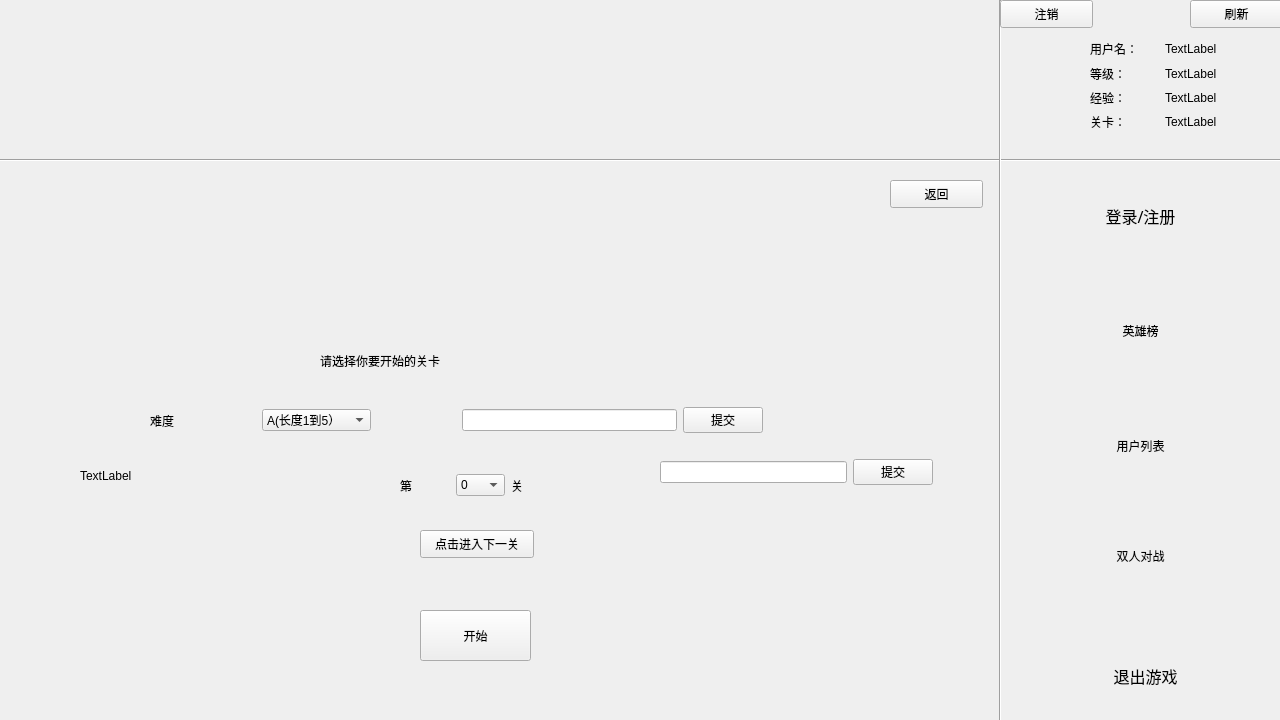
<?xml version="1.0" encoding="UTF-8"?>
<ui version="4.0">
 <class>Game</class>
 <widget class="QWidget" name="Game">
  <property name="geometry">
   <rect>
    <x>0</x>
    <y>0</y>
    <width>1280</width>
    <height>720</height>
   </rect>
  </property>
  <property name="windowTitle">
   <string>Form</string>
  </property>
  <widget class="Line" name="line">
   <property name="geometry">
    <rect>
     <x>0</x>
     <y>150</y>
     <width>1281</width>
     <height>20</height>
    </rect>
   </property>
   <property name="orientation">
    <enum>Qt::Horizontal</enum>
   </property>
  </widget>
  <widget class="Line" name="line_2">
   <property name="geometry">
    <rect>
     <x>990</x>
     <y>0</y>
     <width>20</width>
     <height>721</height>
    </rect>
   </property>
   <property name="orientation">
    <enum>Qt::Vertical</enum>
   </property>
  </widget>
  <widget class="QPushButton" name="update_pushButton">
   <property name="geometry">
    <rect>
     <x>1190</x>
     <y>0</y>
     <width>93</width>
     <height>28</height>
    </rect>
   </property>
   <property name="text">
    <string>刷新</string>
   </property>
  </widget>
  <widget class="QPushButton" name="re_pushButton">
   <property name="geometry">
    <rect>
     <x>890</x>
     <y>180</y>
     <width>93</width>
     <height>28</height>
    </rect>
   </property>
   <property name="text">
    <string>返回</string>
   </property>
  </widget>
  <widget class="QPushButton" name="start_pushButton">
   <property name="geometry">
    <rect>
     <x>420</x>
     <y>610</y>
     <width>111</width>
     <height>51</height>
    </rect>
   </property>
   <property name="text">
    <string>开始</string>
   </property>
  </widget>
  <widget class="QPushButton" name="unlogin_pushButton">
   <property name="geometry">
    <rect>
     <x>1000</x>
     <y>0</y>
     <width>93</width>
     <height>28</height>
    </rect>
   </property>
   <property name="text">
    <string>注销</string>
   </property>
  </widget>
  <widget class="QLabel" name="word_show_label">
   <property name="geometry">
    <rect>
     <x>80</x>
     <y>430</y>
     <width>241</width>
     <height>91</height>
    </rect>
   </property>
   <property name="styleSheet">
    <string notr="true">font: 75 20pt &quot;Times New Roman&quot;;</string>
   </property>
   <property name="text">
    <string>TextLabel</string>
   </property>
  </widget>
  <widget class="QPushButton" name="next_pushButton">
   <property name="geometry">
    <rect>
     <x>420</x>
     <y>530</y>
     <width>114</width>
     <height>28</height>
    </rect>
   </property>
   <property name="text">
    <string>点击进入下一关</string>
   </property>
  </widget>
  <widget class="QWidget" name="layoutWidget">
   <property name="geometry">
    <rect>
     <x>660</x>
     <y>450</y>
     <width>273</width>
     <height>45</height>
    </rect>
   </property>
   <layout class="QHBoxLayout" name="horizontalLayout_2">
    <item>
     <widget class="QLineEdit" name="word_input_line">
      <property name="styleSheet">
       <string notr="true">font: 75 20pt &quot;Times New Roman&quot;;</string>
      </property>
     </widget>
    </item>
    <item>
     <widget class="QPushButton" name="commit_pushButton">
      <property name="text">
       <string>提交</string>
      </property>
     </widget>
    </item>
   </layout>
  </widget>
  <widget class="QPushButton" name="pushButton_2">
   <property name="geometry">
    <rect>
     <x>1000</x>
     <y>500</y>
     <width>281</width>
     <height>111</height>
    </rect>
   </property>
   <property name="styleSheet">
    <string notr="true">font: 75 12pt &quot;微软雅黑&quot;;</string>
   </property>
   <property name="text">
    <string>双人对战</string>
   </property>
   <property name="flat">
    <bool>true</bool>
   </property>
  </widget>
  <widget class="QPushButton" name="login_PB">
   <property name="geometry">
    <rect>
     <x>1000</x>
     <y>160</y>
     <width>281</width>
     <height>111</height>
    </rect>
   </property>
   <property name="font">
    <font>
     <family>微软雅黑</family>
     <pointsize>12</pointsize>
     <weight>9</weight>
     <italic>false</italic>
     <bold>false</bold>
    </font>
   </property>
   <property name="styleSheet">
    <string notr="true">font: 75 12pt &quot;微软雅黑&quot;;</string>
   </property>
   <property name="text">
    <string>登录/注册</string>
   </property>
   <property name="flat">
    <bool>true</bool>
   </property>
  </widget>
  <widget class="QPushButton" name="list_PB">
   <property name="geometry">
    <rect>
     <x>1000</x>
     <y>390</y>
     <width>281</width>
     <height>111</height>
    </rect>
   </property>
   <property name="styleSheet">
    <string notr="true">font: 75 12pt &quot;微软雅黑&quot;;</string>
   </property>
   <property name="text">
    <string>用户列表</string>
   </property>
   <property name="flat">
    <bool>true</bool>
   </property>
  </widget>
  <widget class="QPushButton" name="rank_PB">
   <property name="geometry">
    <rect>
     <x>1000</x>
     <y>270</y>
     <width>281</width>
     <height>121</height>
    </rect>
   </property>
   <property name="styleSheet">
    <string notr="true">font: 75 12pt &quot;微软雅黑&quot;;</string>
   </property>
   <property name="text">
    <string>英雄榜</string>
   </property>
   <property name="flat">
    <bool>true</bool>
   </property>
  </widget>
  <widget class="QPushButton" name="pushButton">
   <property name="geometry">
    <rect>
     <x>1000</x>
     <y>610</y>
     <width>291</width>
     <height>131</height>
    </rect>
   </property>
   <property name="font">
    <font>
     <family>微软雅黑</family>
     <pointsize>12</pointsize>
     <weight>9</weight>
     <italic>false</italic>
     <bold>false</bold>
    </font>
   </property>
   <property name="styleSheet">
    <string notr="true">font: 75 12pt &quot;微软雅黑&quot;;</string>
   </property>
   <property name="text">
    <string>退出游戏</string>
   </property>
   <property name="flat">
    <bool>true</bool>
   </property>
  </widget>
  <widget class="QLabel" name="title_label">
   <property name="geometry">
    <rect>
     <x>320</x>
     <y>340</y>
     <width>381</width>
     <height>41</height>
    </rect>
   </property>
   <property name="styleSheet">
    <string notr="true">font: 20pt &quot;黑体&quot;;</string>
   </property>
   <property name="text">
    <string>请选择你要开始的关卡</string>
   </property>
   <property name="scaledContents">
    <bool>true</bool>
   </property>
  </widget>
  <widget class="QWidget" name="layoutWidget">
   <property name="geometry">
    <rect>
     <x>400</x>
     <y>450</y>
     <width>161</width>
     <height>71</height>
    </rect>
   </property>
   <layout class="QHBoxLayout" name="horizontalLayout">
    <item>
     <widget class="QLabel" name="stage_L_label">
      <property name="styleSheet">
       <string notr="true">font: 20pt &quot;楷体&quot;;</string>
      </property>
      <property name="text">
       <string>第</string>
      </property>
     </widget>
    </item>
    <item>
     <widget class="QComboBox" name="stage_comboBox">
      <property name="styleSheet">
       <string notr="true">font: 20pt &quot;新宋体&quot;;</string>
      </property>
      <item>
       <property name="text">
        <string>0</string>
       </property>
      </item>
      <item>
       <property name="text">
        <string>1</string>
       </property>
      </item>
      <item>
       <property name="text">
        <string>2</string>
       </property>
      </item>
      <item>
       <property name="text">
        <string>3</string>
       </property>
      </item>
      <item>
       <property name="text">
        <string>4</string>
       </property>
      </item>
      <item>
       <property name="text">
        <string>5</string>
       </property>
      </item>
      <item>
       <property name="text">
        <string>6</string>
       </property>
      </item>
      <item>
       <property name="text">
        <string>7</string>
       </property>
      </item>
      <item>
       <property name="text">
        <string>8</string>
       </property>
      </item>
     </widget>
    </item>
    <item>
     <widget class="QLabel" name="stage_r_label">
      <property name="styleSheet">
       <string notr="true">font: 20pt &quot;楷体&quot;;</string>
      </property>
      <property name="text">
       <string>关</string>
      </property>
      <property name="scaledContents">
       <bool>true</bool>
      </property>
     </widget>
    </item>
   </layout>
  </widget>
  <widget class="QWidget" name="layoutWidget">
   <property name="geometry">
    <rect>
     <x>1090</x>
     <y>40</y>
     <width>143</width>
     <height>91</height>
    </rect>
   </property>
   <layout class="QVBoxLayout" name="verticalLayout">
    <item>
     <layout class="QHBoxLayout" name="horizontalLayout_3">
      <item>
       <widget class="QLabel" name="label">
        <property name="text">
         <string>用户名：</string>
        </property>
       </widget>
      </item>
      <item>
       <widget class="QLabel" name="name_label">
        <property name="text">
         <string>TextLabel</string>
        </property>
       </widget>
      </item>
     </layout>
    </item>
    <item>
     <layout class="QHBoxLayout" name="horizontalLayout_4">
      <item>
       <widget class="QLabel" name="label_2">
        <property name="text">
         <string>等级：</string>
        </property>
       </widget>
      </item>
      <item>
       <widget class="QLabel" name="class_lebel">
        <property name="text">
         <string>TextLabel</string>
        </property>
       </widget>
      </item>
     </layout>
    </item>
    <item>
     <layout class="QHBoxLayout" name="horizontalLayout_5">
      <item>
       <widget class="QLabel" name="label_3">
        <property name="text">
         <string>经验：</string>
        </property>
       </widget>
      </item>
      <item>
       <widget class="QLabel" name="ex_label">
        <property name="text">
         <string>TextLabel</string>
        </property>
       </widget>
      </item>
     </layout>
    </item>
    <item>
     <layout class="QHBoxLayout" name="horizontalLayout_6">
      <item>
       <widget class="QLabel" name="label_5">
        <property name="text">
         <string>关卡：</string>
        </property>
       </widget>
      </item>
      <item>
       <widget class="QLabel" name="level_label">
        <property name="text">
         <string>TextLabel</string>
        </property>
       </widget>
      </item>
     </layout>
    </item>
   </layout>
  </widget>
  <widget class="QWidget" name="">
   <property name="geometry">
    <rect>
     <x>150</x>
     <y>390</y>
     <width>221</width>
     <height>61</height>
    </rect>
   </property>
   <layout class="QHBoxLayout" name="horizontalLayout_7">
    <item>
     <widget class="QLabel" name="hard_label">
      <property name="text">
       <string>难度</string>
      </property>
     </widget>
    </item>
    <item>
     <widget class="QComboBox" name="select_comboBox">
      <item>
       <property name="text">
        <string>A(长度1到5）</string>
       </property>
      </item>
      <item>
       <property name="text">
        <string>B(长度6到10）</string>
       </property>
      </item>
      <item>
       <property name="text">
        <string>C(长度大于10）</string>
       </property>
      </item>
     </widget>
    </item>
   </layout>
  </widget>
  <widget class="QWidget" name="">
   <property name="geometry">
    <rect>
     <x>462</x>
     <y>390</y>
     <width>301</width>
     <height>61</height>
    </rect>
   </property>
   <layout class="QHBoxLayout" name="horizontalLayout_8">
    <item>
     <widget class="QLineEdit" name="question_lineEdit"/>
    </item>
    <item>
     <widget class="QPushButton" name="question_commit_pushButton">
      <property name="text">
       <string>提交</string>
      </property>
     </widget>
    </item>
   </layout>
  </widget>
 </widget>
 <resources/>
 <connections/>
</ui>
